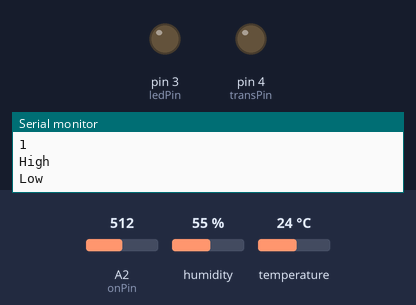
This sketch was run on a simulated Arduino Uno, built with avr-gcc and run on an emulated ATmega328P. On the bench: output pins drawn as LEDs (lit = HIGH), the last lines printed to the serial monitor. Dashed ring = blinking. The test bench sets the inputs (shaded band); at power-on: humidity 55 %, A2 (onPin) = 512, temperature 24 °C. The local clock reads 2024-03-15 10:24:30 at power-on unless the sketch sets it.

Above: at 11.0 s.
11.1 s: humidity set to 57 %
At 12.8 s:
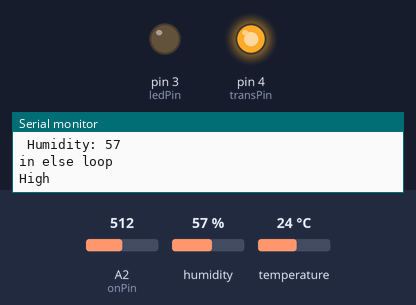
At 14.0 s:
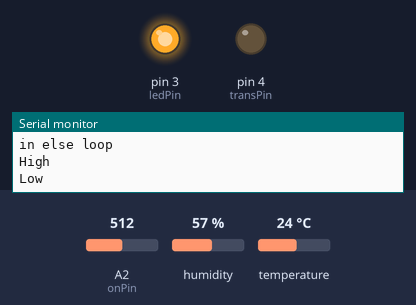
14.4 s: A2 (onPin) set to 105
20.9 s: A2 (onPin) set to 92
At 26.7 s:
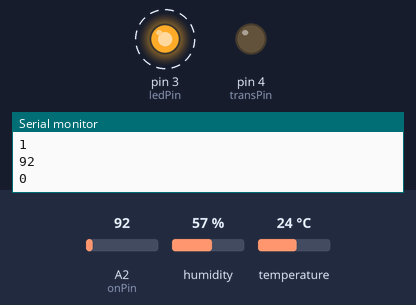
Timing chart, 0 to 35.8 s (numbered marks = the images above; inputs shaded):
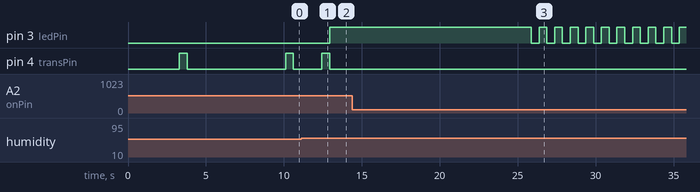

Measured:
- the behaviour switches between 55 and 56 % on humidity (found by bisection; images 0 and 1)
- the behaviour switches between 101 and 100 on A2 (onPin) (found by bisection; images 2 and 3)
- after the input at 11.1 s, pin 3 (ledPin): LOW → HIGH after 1.8 s; pin 4 (transPin): LOW → HIGH after 1.3 s, → LOW 0.50 s later
- after the input at 20.9 s, pin 3 (ledPin): alternates HIGH for 0.50 s and LOW for 0.50 s, starting after 5.0 s

The sketch:

sketch_oct25a.ino
```cpp
#include "virtuabotixRTC.h"
#include "DHT.h"

#define DHTPIN 2
#define DHTTYPE DHT11
DHT dht(DHTPIN, DHTTYPE);

virtuabotixRTC myRTC(6, 7, 8);

const int ledPin = 3;
const int transPin = 4;
const int onPin = A2;

static int maxRunTime = 3 * 60;
static int minRunTime = 3;

static int humUpperBound = 55;
static int humLowerBound = 50;

boolean onState = false;
int currentHumidity;

// time
long startTime;

void setup() {

 Serial.begin(9600);

 dht.begin();

 // myRTC.setDS1302Time(0, 50, 10, 1, 11, 4, 2022);

 pinMode(ledPin, OUTPUT);
 pinMode(transPin, OUTPUT);

 light_test();
 beep();

 // fix for automatic turn on
 delay(3000);
    if(checkOn()){
      onState = true;
      change_state(0);
    }
 delay(5000);
}

void loop() {

   myRTC.updateTime();

// Start printing elements as individuals
 Serial.print("Current Date / Time: ");
 Serial.print(myRTC.dayofmonth); //You can switch between day and month if you're using American system
 Serial.print("/");
 Serial.print(myRTC.month);
 Serial.print("/");
 Serial.print(myRTC.year);
 Serial.print(" ");
 Serial.print(myRTC.hours);
 Serial.print(":");
 Serial.print(myRTC.minutes);
 Serial.print(":");
 Serial.println(myRTC.seconds);

  Serial.println(onState);

  boolean isOn = checkOn();
  Serial.println(isOn);
  if (onState != isOn) {
    if (isOn) {
      onState = 1;
      change_state(0);
    } else {
      error_loop('u');
    }
  }

  check_full();
  currentHumidity = measure_humidity();

  Serial.print(F(" Humidity: "));
  Serial.println(currentHumidity);

  if (myRTC.hours < 8) {
    Serial.println("in for loop");
    if (onState) change_state(0);
  }
  else {
    Serial.println("in else loop");
    if (onState) {
      int currentRT = calc_runtime(myRTC.hours, myRTC.minutes);
      Serial.println(startTime);
      Serial.println(currentRT);

      if (currentHumidity < humLowerBound && currentRT > minRunTime) {
        change_state(0);
      }
      if (currentRT > maxRunTime) {
        change_state(0);
        error_loop('r');
      }
    }
    else {
      if (currentHumidity > humUpperBound) change_state(1);
    }
  }
  delay(5000);
}

void light_test() {
  // blink led
}

void beep() {
  // make noise
}

void check_full() {
  // if(fullPin == HIGH) error_loop('f');
}

// returns a smoothed humidity reading
double measure_humidity() {
  int measureNum = 10;
  int humiditySum = 0;

  Serial.println(dht.readHumidity());

  for (byte i = 0; i < measureNum; i++) {
    float h = dht.readHumidity();
    if (isnan(h)) {
      Serial.println(F("Failed to read from DHT sensor!"));
      return;
    }
    humiditySum += h; // get humidity
    delay(80);
  }
  return(humiditySum / measureNum);
}

// turn on or off
void change_state(int state) {

  if (state != onState) {
    // set pin high
    Serial.println("High");
    digitalWrite(transPin, HIGH);
    delay(500);
    // set pin low
    Serial.println("Low");
    digitalWrite(transPin, LOW);

    onState = state;
    if (state) {
      digitalWrite(ledPin, HIGH);
      startTime = myRTC.hours * 60 + myRTC.minutes;
    }
    else {
      digitalWrite(ledPin, LOW);
    }
  }
  delay(1000);
}

// calculates runtime of current event
long calc_runtime(int cHour, int cMinute) {
  return((cHour * 60 + cMinute) - startTime);
}

// infinite error loop with coded led lighting
void error_loop(char code) {

  // change_state(0);
  int intervalBlinks[3] = {0,0,0};

   switch(code) {
    case 'r':
      intervalBlinks[0] = 1;
      intervalBlinks[1] = 1;
      break;
    case 'u':
      intervalBlinks[0] = 1;
      break;
    default:
      break;
   }

   while(true) {
    for (byte bl = 0; bl < sizeof(intervalBlinks); bl ++){
      // blink if intervalblinks[index] is 1
      if (intervalBlinks[bl] = 1) {
        digitalWrite(ledPin, HIGH);
        delay(500);
        digitalWrite(ledPin, LOW);
      }
      // beep
      delay(500);
    }
   }
}

boolean checkOn() {
    long collect = 0;
  for(byte i =0; i < 30; i++) {
    collect += analogRead(onPin);
    delay(10);
  }
  Serial.println((collect / 30));
  return((collect / 30) > 100);
}
```
